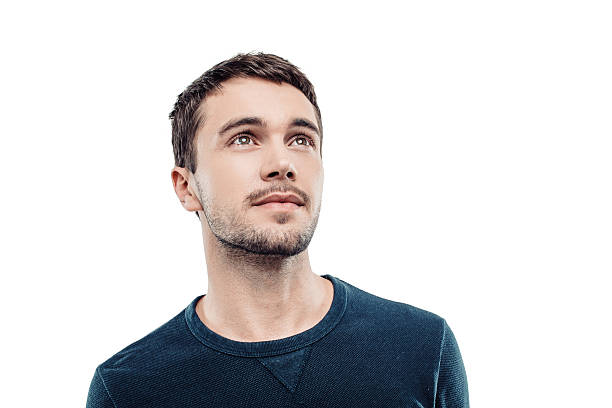
#> input picture day15/image.jpg, 612 x 408 px
$ python task1.py
#> lines starting #> are read from the running program, lines starting #| are printed output that depends on the picture; after the words box and inside, x2 and y2 are one past the last pixel; in counts of white or black regions, pixels touching at a corner belong together
import cv2
import numpy as np
image = cv2.imread("image.jpg")
#> image is the input picture: shape (408, 612, 3); mean B, G, R 214.8, 214, 215.8
rgb = cv2.cvtColor(image,cv2.COLOR_BGR2RGB)
# blur = cv2.GaussianBlur(gray,(5,5),0)
# edges = cv2.Canny(blur,50,150)
hsvimage = cv2.cvtColor(image,cv2.COLOR_BGR2HSV)
#> hsvimage: shape (408, 612, 3); mean H, S, V 17.9, 29.6, 220.8

lowercolor = np.array([0, 20, 70])
upperimage = np.array([50, 255, 255])

colormask = cv2.inRange(hsvimage,lowercolor,upperimage)
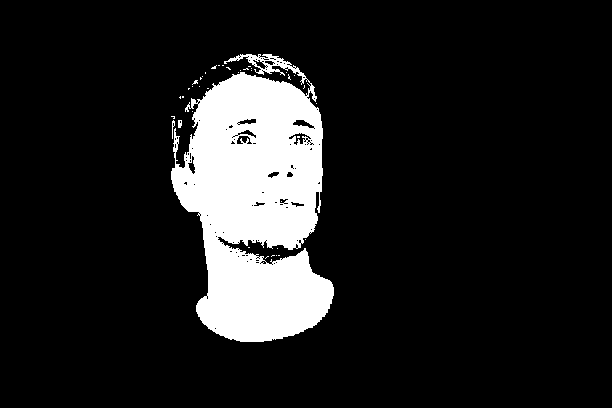
#> colormask: shape (408, 612); 12.4% white; 39 white regions (36 under 20 px), largest, box (x1, y1, x2, y2) and area: (171, 54, 334, 342) 30707, (178, 120, 182, 128) 28, (172, 120, 175, 139) 27
color = np.array([255,0,0])
change = np.full_like(image,color)

colored_masked_partition = cv2.bitwise_and(change,change,mask=colormask)
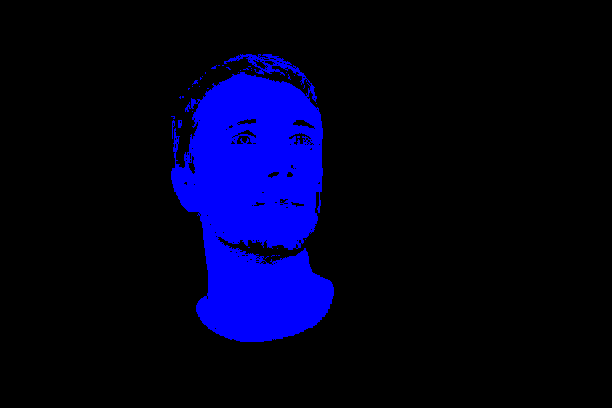
#> colored_masked_partition: shape (408, 612, 3); mean of channels 0, 1, 2 31.5, 0, 0; drawn as B, G, R
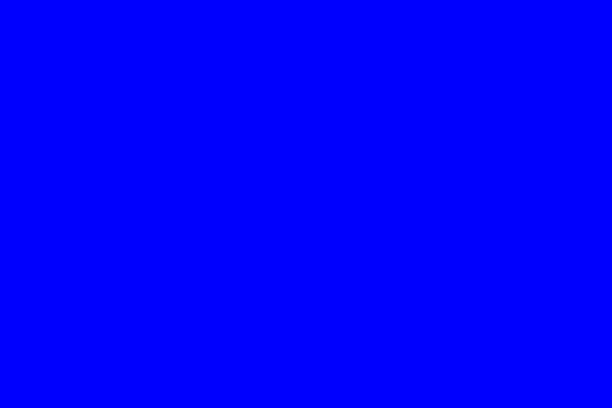
#> change: shape (408, 612, 3); mean of channels 0, 1, 2 255, 0, 0; drawn as B, G, R
inverse_color_mask = cv2.bitwise_not(colormask)

non_masked_partition = cv2.bitwise_and(image,image,mask=inverse_color_mask)
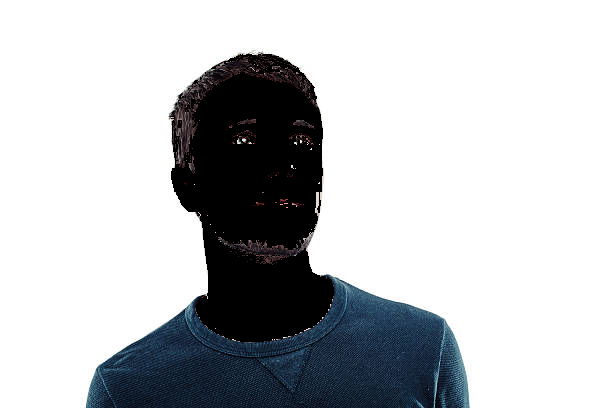
#> non_masked_partition: shape (408, 612, 3); mean B, G, R 195.8, 193.3, 191
# cv2.imshow('Result Image5',non_masked_partition)
result_image = cv2.add(colored_masked_partition,non_masked_partition)
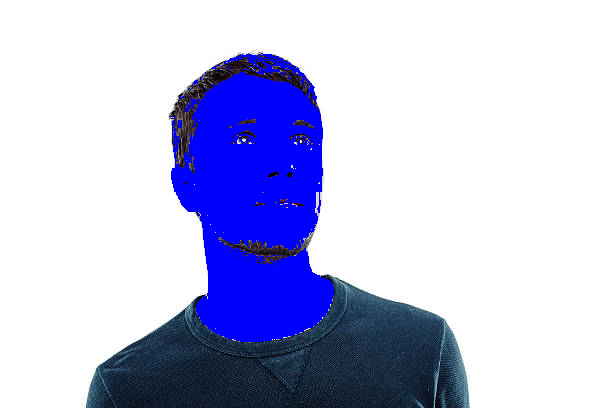
#> result_image: shape (408, 612, 3); mean of channels 0, 1, 2 227.3, 193.3, 191; drawn as B, G, R

cv2.imshow("Smit.jpg", result_image)
cv2.waitKey(0)
cv2.destroyAllWindows()

$ run again, with day15/shape.jpeg copied over day15/image.jpg
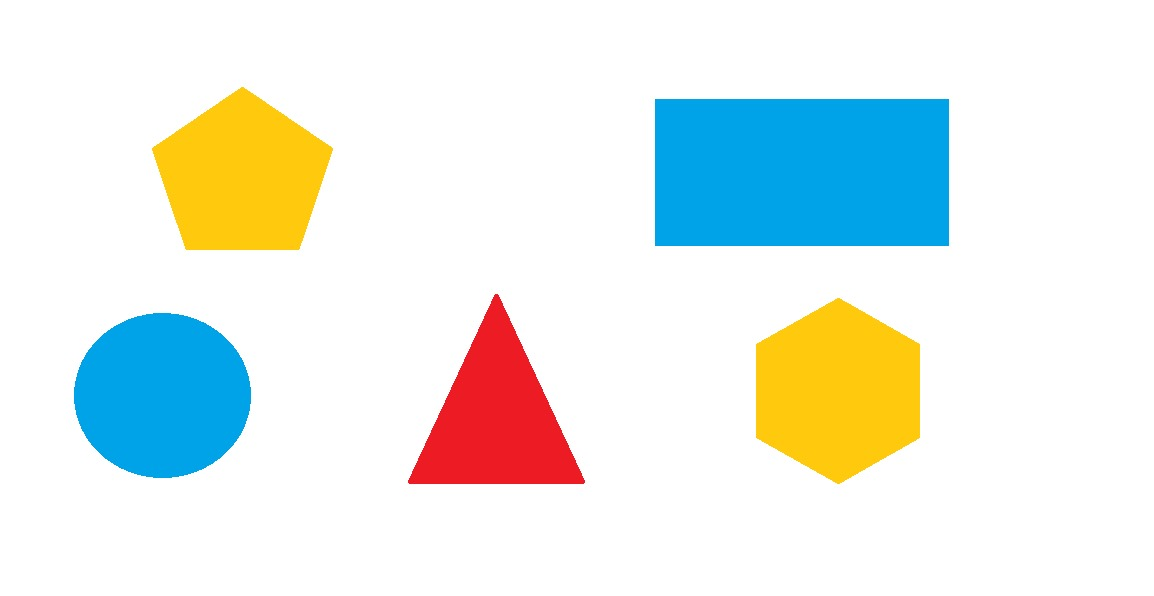
#> input picture day15/shape.jpeg, 1154 x 596 px
#> image is the input picture: shape (596, 1154, 3); mean B, G, R 231.8, 236.9, 229.9
#> hsvimage: shape (596, 1154, 3); mean H, S, V 18.8, 45.6, 252.1
#> `colormask = cv2.inRange(hsvimage,lowercolor,upperimage)`:
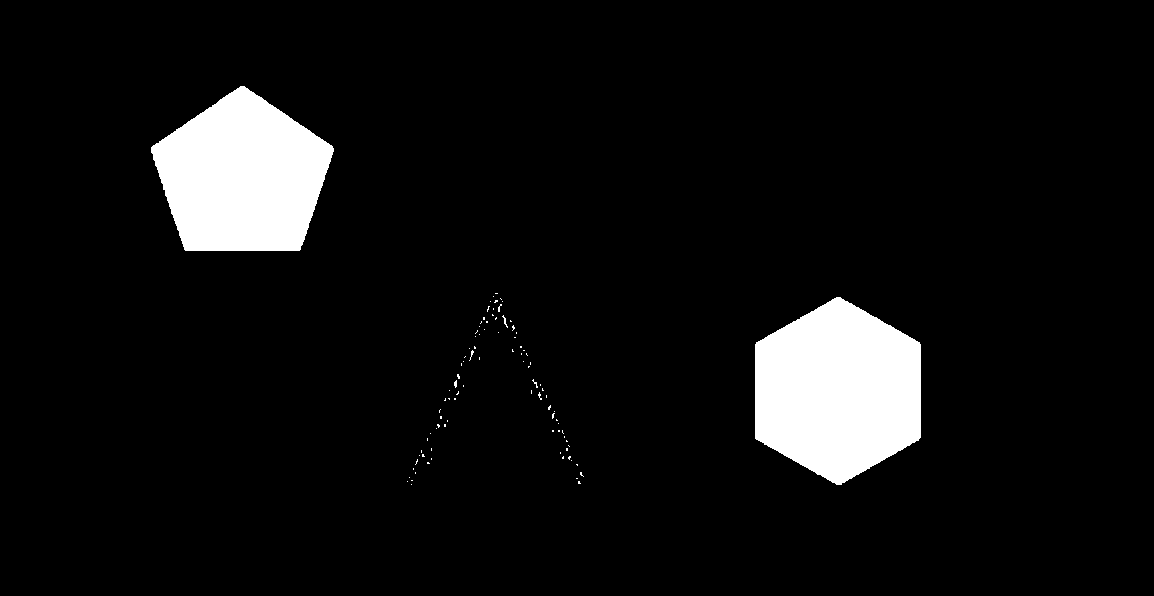
#> colormask: shape (596, 1154); 6.6% white; 97 white regions (94 under 20 px), largest, box (x1, y1, x2, y2) and area: (755, 297, 921, 485) 23683, (151, 86, 334, 251) 21343, (502, 315, 508, 328) 23
#> `result_image = cv2.add(colored_masked_partition,non_masked_partition)`:
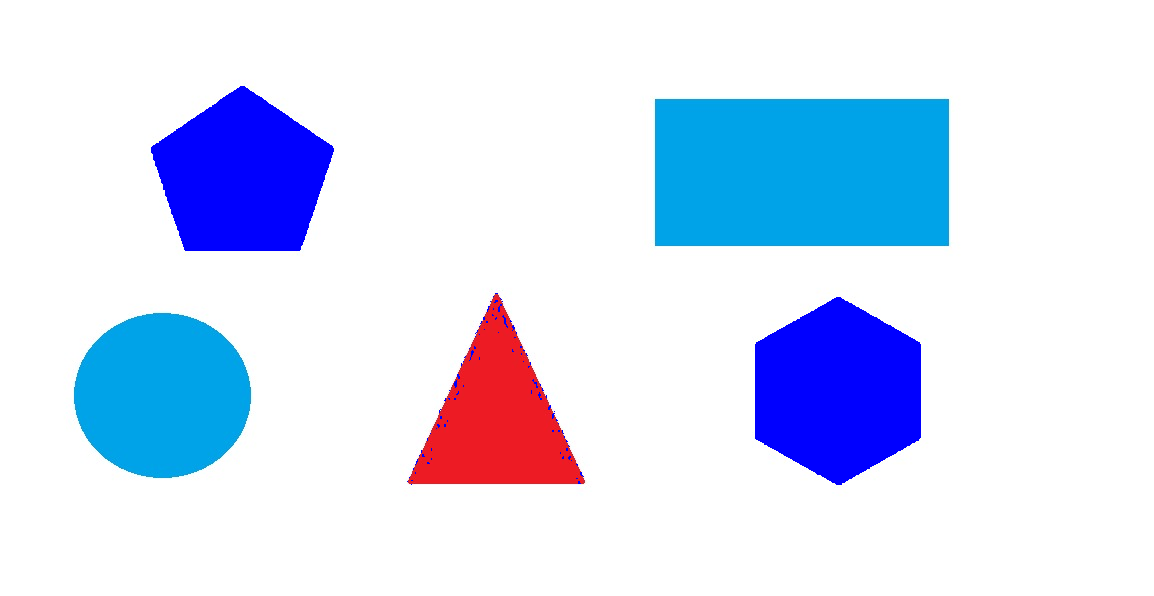
#> result_image: shape (596, 1154, 3); mean of channels 0, 1, 2 247.2, 223.6, 213.1; drawn as B, G, R
